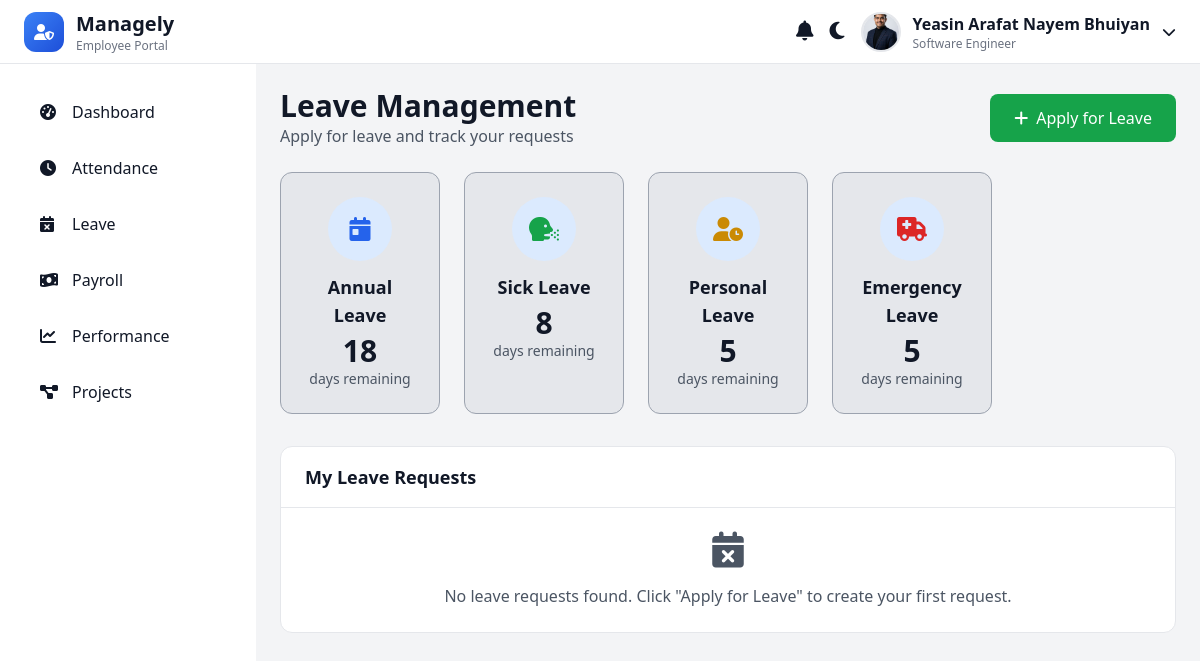
Page /employees/leave/ (signed in) on the committed database.
### accounts/models.py (models this page shows, shortened)
class EmployeeProfile(models.Model):
    employee_id = models.CharField(max_length=20, unique=True, blank=True)
    full_name = models.CharField(max_length=100, blank=True, null=True)
    phone = models.CharField(max_length=15)
    department = models.ForeignKey(
        'adminpanel.Department',
        on_delete=models.SET_NULL,
        null=True,
        blank=True,
        related_name="employees"
    )
    designation = models.CharField(max_length=50, blank=True, null=True)
    role = models.CharField(max_length=50, blank=True, null=True)
    joining_date = models.DateField(blank=True, null=True)
    avatar = models.ImageField(upload_to='avatars/', blank=True, null=True)
    gender = models.CharField(max_length=10, choices=GENDER_CHOICES, blank=True, null=True)
    password = models.CharField(max_length=128)
    temp_password = models.CharField(max_length=20, blank=True)
    first_login = models.BooleanField(default=True)
    email = models.EmailField(blank=True, null=True)
    address = models.TextField(blank=True, null=True)
    emergency_name = models.CharField(max_length=100, blank=True, null=True)
    emergency_relation = models.CharField(max_length=50, blank=True, null=True)
    emergency_contact = models.CharField(max_length=20, blank=True, null=True)
    emergency_address = models.TextField(blank=True, null=True)
    is_active = models.BooleanField(default=True)

### employees/views.py (the view)
# urls.py: path("leave/", views.leave_view, name="leave"),
def leave_view(request):
    employee = get_logged_in_employee(request)
    if not employee:
        messages.error(request, "You are not logged in as an employee.")
        return redirect("accounts:login")
    if request.method == "POST":
        form = LeaveRequestForm(request.POST)
        if form.is_valid():
            leave_request = form.save(commit=False)
            leave_request.employee = employee
            leave_request.save()
            messages.success(request, "Leave request submitted successfully!")
            return redirect("employees:leave")
        else:
            messages.error(request, "Please correct the errors below.")
    else:
        form = LeaveRequestForm()
    leave_requests = LeaveRequest.objects.filter(employee=employee).order_by("-created_at")
    balances = {
        "Annual": 18 - sum(l.total_days() for l in leave_requests.filter(leave_type="Annual", status="Approved")),
        "Sick": 8 - sum(l.total_days() for l in leave_requests.filter(leave_type="Sick", status="Approved")),
        "Personal": 5 - sum(l.total_days() for l in leave_requests.filter(leave_type="Personal", status="Approved")),
        "Emergency": 5 - sum(l.total_days() for l in leave_requests.filter(leave_type="Emergency", status="Approved")),
    }
    if employee.gender.lower() == "female":
        balances["Maternity"] = 90 - sum(l.total_days() for l in leave_requests.filter(leave_type="Maternity", status="Approved"))
    context = {
        "form": form,
        "leave_requests": leave_requests,
        "balances": balances,
    }
    return render(request, "leave.html", context)

### accounts/context_processors.py (called while the page is built)
def global_employee(request):
    employee_id = request.session.get("employee_id")
    if employee_id:
        try:
            profile = EmployeeProfile.objects.get(employee_id=employee_id)
        except EmployeeProfile.DoesNotExist:
            profile = None
        return {
            "global_profile": profile
        }
    return {
        "global_profile": None
    }

### employees/context_processors.py (called while the page is built)
def notifications_processor(request):
    if request.user.is_authenticated:
        return base_notifications(request)
    return {"notifications": [], "unread_count": 0}

### employees/views.py (called while the page is built)
def get_logged_in_employee(request):
    employee_id = request.session.get('employee_id')
    if not employee_id:
        return None
    try:
        return EmployeeProfile.objects.get(employee_id=employee_id)
    except EmployeeProfile.DoesNotExist:
        return None

def base_notifications(request):
    employee_id = request.session.get("employee_id")
    notifications = []
    unread_count = 0
    if employee_id:
        try:
            employee = EmployeeProfile.objects.get(employee_id=employee_id)
            notifications_qs = Notification.objects.filter(employee=employee).order_by("-timestamp")[:20]
            notifications = list(notifications_qs)
            unread_count = Notification.objects.filter(employee=employee, is_read=False).count()
            for n in notifications:
                n.time_display = timezone.localtime(n.timestamp).strftime("%b %d, %H:%M")
        except EmployeeProfile.DoesNotExist:
            notifications = []
            unread_count = 0
    return {
        "notifications": notifications,
        "unread_count": unread_count,
    }

### employees/templates/leave.html (shortened to what this page needs)
{% load static %}
<!DOCTYPE html>
<html lang="en" class="scroll-smooth">
<head>
  <link rel="stylesheet" href="{% static 'css/theme.css' %}">
  <script src="https://cdn.tailwindcss.com"></script>
  <link rel="stylesheet" href="https://cdnjs.cloudflare.com/ajax/libs/font-awesome/6.5.0/css/all.min.css" />
</head>
<body class="bg-gray-100 dark:bg-slate-900 text-gray-900 dark:text-white transition-colors duration-300">
  {% include "sideandtopbar.html" %}
  <main class="flex-1 p-6 md:ml-64 mt-16">
    <div class="flex flex-col md:flex-row justify-between items-start md:items-center mb-6 gap-4">
      <div>
        <h1 class="text-3xl font-bold text-gray-900 dark:text-white">Leave Management</h1>
        <p class="text-gray-600 dark:text-gray-300">Apply for leave and track your requests</p>
      </div>
      <button id="apply-leave-btn" class="dark:text-black bg-green-600 hover:bg-green-400 dark:bg-blue-300 dark:hover:bg-blue-200 text-white px-6 py-3 rounded-lg font-medium flex items-center gap-2 transition-colors">
        <i class="fas fa-plus"></i> Apply for Leave
      </button>
    </div>
  <div class="grid grid-cols-1 md:grid-cols-5 gap-6 mb-8">
    {% for leave_type, remaining_days in balances.items %}
      <div class="bg-gray-200 dark:bg-gray-800 rounded-xl p-6 border border-gray-400 dark:border-gray-700 text-center transition-colors">
        <div class="w-16 h-16 bg-blue-100 dark:bg-gray-900 rounded-full flex items-center justify-center mx-auto mb-3">
          {% if leave_type == 'Annual' %}
            <i class="fas fa-calendar-day text-blue-600 dark:text-blue-400 text-2xl"></i>
          {% elif leave_type == 'Sick' %}
            <i class="fas fa-head-side-cough text-green-600 dark:text-green-400 text-2xl"></i>
          {% elif leave_type == 'Personal' %}
            <i class="fas fa-user-clock text-yellow-600 dark:text-yellow-400 text-2xl"></i>
          {% elif leave_type == 'Maternity' %}
            <i class="fas fa-baby text-pink-600 dark:text-pink-400 text-2xl"></i>
          {% elif leave_type == 'Emergency' %}
            <i class="fas fa-ambulance text-red-600 dark:text-red-400 text-2xl"></i>
          {% endif %}
        </div>
        <h3 class="text-lg font-semibold text-gray-900 dark:text-white mb-1">{{ leave_type }} Leave</h3>
        <p class="text-3xl font-bold text-gray-900 dark:text-white">{{ remaining_days }}</p>
        <p class="text-sm text-gray-600 dark:text-gray-300">days remaining</p>
      </div>
    {% endfor %}
  </div>
    <div class="bg-white dark:bg-gray-800 rounded-xl border border-gray-200 dark:border-gray-700 mt-6 transition-colors">
      <div class="px-6 py-4 border-b border-gray-200 dark:border-gray-700">
        <h3 class="text-lg font-semibold text-gray-900 dark:text-white">My Leave Requests</h3>
      </div>
      {% if leave_requests %}
        <div class="p-6 space-y-4">
          {% for leave in leave_requests %}
            <div class="border rounded-lg p-4 flex justify-between items-center bg-gray-50 dark:bg-slate-700 dark:border-slate-800 transition-colors">
              <div>
                <h4 class="font-semibold text-gray-900 dark:text-white">{{ leave.leave_type }} Leave</h4>
                <p class="text-sm text-gray-600 dark:text-gray-300">
                  {{ leave.start_date }} - {{ leave.end_date }} ({{ leave.number_of_days }} days)
                </p>
                <p class="text-sm text-gray-600 dark:text-gray-300">Reason: {{ leave.reason }}</p>
              </div>
              <div>
                {% if leave.status == 'Approved' %}
                  <span class="px-3 py-1 rounded-full bg-green-600 dark:bg-green-700 text-white text-sm">Approved</span>
                {% elif leave.status == 'Rejected' %}
                  <span class="px-3 py-1 rounded-full bg-red-600 dark:bg-red-700 text-white text-sm">Rejected</span>
                {% else %}
                  <span class="px-3 py-1 rounded-full bg-yellow-500 dark:bg-yellow-600 text-white text-sm">Pending</span>
                {% endif %}
              </div>
            </div>
          {% endfor %}
        </div>
      {% else %}
        <div class="p-6 text-center text-gray-600 dark:text-gray-300">
          <i class="fas fa-calendar-times text-4xl mb-4"></i>
          <p>No leave requests found. Click "Apply for Leave" to create your first request.</p>
        </div>
      {% endif %}
    </div>
  </main>
</body>
</html>

### employees/templates/sideandtopbar.html (shortened to what this page needs)
{% load static %}
<!DOCTYPE html>
<html lang="en" class="scroll-smooth">
<head>
  <link rel="stylesheet" href="{% static 'css/theme.css' %}" />
  <script src="https://cdn.tailwindcss.com"></script>
  <link
    rel="stylesheet"
    href="https://cdnjs.cloudflare.com/ajax/libs/font-awesome/6.5.0/css/all.min.css"
  />
</head>
<body class="bg-gray-100 dark:bg-gray-900 text-gray-900 dark:text-gray-100 transition-colors duration-300">
  <header class="fixed top-0 left-0 right-0 h-16 bg-white dark:bg-gray-800 border-b border-gray-200 dark:border-gray-700 flex items-center justify-between px-6 z-50">
    <div class="flex items-center gap-4">
      <div class="flex items-center gap-3">
        <div class="w-10 h-10 bg-gradient-to-br from-blue-500 to-blue-700 rounded-xl flex items-center justify-center">
          <i class="fas fa-user-shield text-white"></i>
        </div>
        <div>
          <h1 class="text-xl font-bold">Managely</h1>
          <p class="text-xs text-gray-500 dark:text-gray-400">Employee Portal</p>
        </div>
      </div>
    </div>
    <div class="flex items-center gap-4">
      <div class="relative">
        <button id="notification-btn" class="relative focus:outline-none">
          <i class="fas fa-bell text-xl"></i>
        </button>
      </div>
      <button id="theme-toggle">
        <i id="theme-icon" class="fas fa-moon text-xl"></i>
      </button>
      <div class="relative">
        <button id="profile-dropdown-btn" class="flex items-center gap-3">
          {% if global_profile.avatar and global_profile.avatar.name %}
            <img src="{{ global_profile.avatar.url }}" alt="Avatar" class="w-10 h-10 rounded-full border-2 border-primary object-cover">
          {% else %}
            <img src="https://i.pravatar.cc/150?img=10" alt="Avatar" class="w-10 h-10 rounded-full border-2 border-primary object-cover">
          {% endif %}
          <div class="hidden md:block text-left">
            <p class="font-semibold">{{ global_profile.full_name|default:"User" }}</p>
            <p class="text-xs text-gray-500 dark:text-gray-400">{{ global_profile.designation|default:"Employee" }}</p>
          </div>
          <i class="fas fa-chevron-down text-sm"></i>
        </button>
      </div>
    </div>
  </header>
  <aside id="sidebar" class="fixed top-16 left-0 w-64 bg-white dark:bg-gray-800 min-h-screen transform -translate-x-full md:translate-x-0 transition-transform duration-300 z-40">
    <nav class="p-6">
      <ul class="space-y-2">
        <li><a href="{% url 'employees:dashboard' %}" class="flex items-center px-4 py-3 rounded-lg hover:bg-gray-200 dark:hover:bg-gray-700"><i class="fas fa-tachometer-alt w-5 mr-3"></i> Dashboard</a></li>
        <li><a href="{% url 'employees:attendance' %}" class="flex items-center px-4 py-3 rounded-lg hover:bg-gray-200 dark:hover:bg-gray-700"><i class="fas fa-clock w-5 mr-3"></i> Attendance</a></li>
        <li><a href="{% url 'employees:leave' %}" class="flex items-center px-4 py-3 rounded-lg hover:bg-gray-200 dark:hover:bg-gray-700"><i class="fas fa-calendar-times w-5 mr-3"></i> Leave</a></li>
        <li><a href="{% url 'employees:payroll' %}" class="flex items-center px-4 py-3 rounded-lg hover:bg-gray-200 dark:hover:bg-gray-700"><i class="fas fa-money-bill-wave w-5 mr-3"></i> Payroll</a></li>
        <li><a href="{% url 'employees:performance' %}" class="flex items-center px-4 py-3 rounded-lg hover:bg-gray-200 dark:hover:bg-gray-700"><i class="fas fa-chart-line w-5 mr-3"></i> Performance</a></li>
        <li><a href="{% url 'employees:projects' %}" class="flex items-center px-4 py-3 rounded-lg hover:bg-gray-200 dark:hover:bg-gray-700"><i class="fas fa-project-diagram w-5 mr-3"></i> Projects</a></li>
      </ul>
    </nav>
  </aside>
</body>
</html>

### static/css/theme.css (style rules this page uses)
body { box-sizing: border-box; }

### rows in the picture
EmployeeProfile: avatar (picture), full_name "Yeasin Arafat Nayem Bhuiyan", designation "Software Engineer"

### other values in the picture
{{ leave_type }} "Annual" "Sick" "Personal" "Emergency"
{{ remaining_days }} "18" "8" "5" "5"
